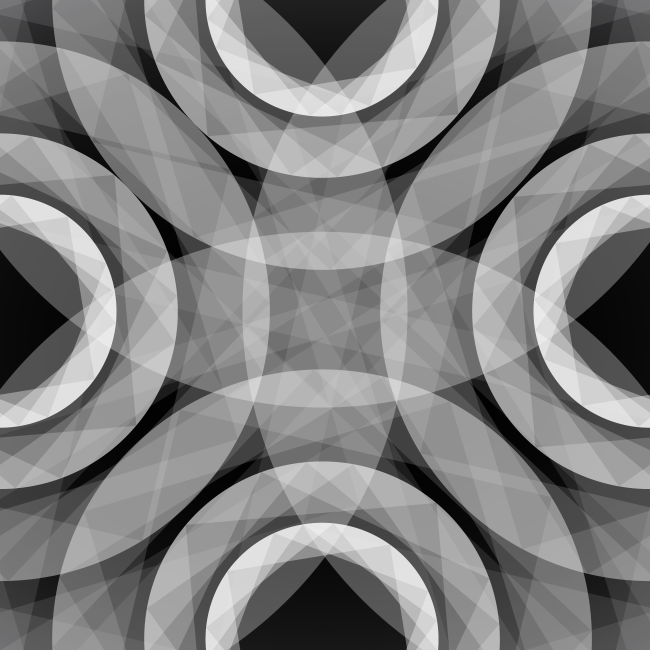
#> input picture portadora.png, 1300 x 1300 px (shown at 1/2 size)
$ python ej3-PIL-sinredu-delar.py
#> lines starting #> are read from the running program, lines starting #| are printed output that depends on the picture; after the words box and inside, x2 and y2 are one past the last pixel; in counts of white or black regions, pixels touching at a corner belong together
import numpy as np
from PIL import Image
import matplotlib.pyplot as plt
from skimage.metrics import peak_signal_noise_ratio as psnr

class Constantes:
    """Clase para almacenar constantes de configuración"""
    # Tamaños de imágenes
    TAMANIO_PORTADORA = (1300, 1300)
    TAMANIO_SECRETA = (256, 256)

    # Parámetros de esteganografía
    DELTA = 10  # Factor de escalamiento para inserción
    UMBRAL_BINARIZACION = 127  # Umbral para binarizar la imagen secreta

    # Rutas de archivos
    RUTA_PORTADORA = "portadora.png"
    RUTA_SECRETA = "secreta.png"
    RUTA_ESTEGO = "estego.png"
    RUTA_SECRETA_RECUPERADA = "secreta_recuperada.png"

def cargar_imagen(ruta, tamaño=None):
    """
    Carga una imagen en escala de grises y la redimensiona.

    Args:
        ruta: Ruta del archivo de imagen
        tamaño: Tupla (ancho, alto) para redimensionar (opcional)

    Returns:
        Array numpy con la imagen en escala de grises
    """
    img = Image.open(ruta).convert('L')
    if tamaño:
        img = img.resize(tamaño, Image.LANCZOS)
    return np.array(img)

def ajustar_paridad_q(q, bit):
    """
    Ajusta la paridad de q para almacenar un bit.

    Args:
        q: Valor a modificar
        bit: Bit a almacenar (0 o 1)

    Returns:
        Valor modificado con la paridad deseada
    """
    if (q % 2) != bit:
        return q + 1 if bit == 1 else q - 1
    return q

def incrustar_mensaje(imagen_portadora, imagen_secreta, delta):
    """
    Incrusta un mensaje secreto en el dominio de Fourier de la imagen portadora.

    Proceso:
    1. Binariza la imagen secreta
    2. Calcula la FFT de la portadora
    3. Selecciona coeficientes de alta frecuencia
    4. Modifica componentes real e imaginaria para almacenar bits

    Args:
        imagen_portadora: Array numpy con imagen portadora
        imagen_secreta: Array numpy con imagen secreta
        delta: Factor de escalamiento para inserción

    Returns:
        stego_float: Imagen estego en flotante
        indices: Posiciones de coeficientes modificados
    """
    # 1. Binarizar imagen secreta
    bits_secretos = np.where(imagen_secreta > Constantes.UMBRAL_BINARIZACION, 1, 0)
    bits_planos = bits_secretos.flatten()
    total_bits = bits_planos.size

    # 2. Transformada de Fourier
    fft = np.fft.fft2(imagen_portadora.astype(np.float32))
    fft_desplazado = np.fft.fftshift(fft)
    parte_real = np.real(fft_desplazado)
    parte_imag = np.imag(fft_desplazado)
    alto, ancho = imagen_portadora.shape

    # 3. Seleccionar coeficientes (excluyendo componente DC)
    magnitud = np.abs(fft_desplazado).flatten()
    indices_planos = np.arange(alto * ancho)
    pos_dc = (alto // 2) * ancho + (ancho // 2)
    magnitud[pos_dc] = -1  # Excluir componente DC

    # Ordenar de mayor a menor magnitud
    indices_ordenados = indices_planos[np.argsort(-magnitud)]
    coeficientes_seleccionados = indices_ordenados[:total_bits]
    indices = [(idx // ancho, idx % ancho) for idx in coeficientes_seleccionados]

    # 4. Modificar coeficientes para almacenar bits
    for k, bit in enumerate(bits_planos):
        i, j = indices[k]

        # Modificar componente real
        valor_real = parte_real[i, j]
        signo_real = np.sign(valor_real)
        q_real = int(round(abs(valor_real) / delta))
        q_real = ajustar_paridad_q(q_real, bit)
        parte_real[i, j] = signo_real * (q_real * delta)

        # Modificar componente imaginario
        valor_imag = parte_imag[i, j]
        signo_imag = np.sign(valor_imag)
        q_imag = int(round(abs(valor_imag) / delta))
        q_imag = ajustar_paridad_q(q_imag, bit)
        parte_imag[i, j] = signo_imag * (q_imag * delta)

    # 5. Reconstruir imagen estego
    fft_modificado = parte_real + 1j * parte_imag
    fft_inverso = np.fft.ifftshift(fft_modificado)
    imagen_estego = np.fft.ifft2(fft_inverso)
    return np.real(imagen_estego).astype(np.float32), indices

def extraer_mensaje(imagen_estego, delta, forma_secreta, indices):
    """
    Extrae el mensaje secreto de la imagen estego.

    Proceso:
    1. Calcula la FFT de la imagen estego
    2. Para cada coeficiente modificado:
        a. Obtiene componentes real e imaginario
        b. Usa el componente con mayor magnitud para extraer el bit

    Args:
        imagen_estego: Imagen con mensaje oculto
        delta: Factor de escalamiento usado en inserción
        forma_secreta: Dimensiones originales de la imagen secreta
        indices: Posiciones de coeficientes modificados

    Returns:
        Imagen secreta recuperada
        Array de bits recuperados
    """
    total_bits = forma_secreta[0] * forma_secreta[1]

    # 1. Transformada de Fourier
    fft = np.fft.fft2(imagen_estego)
    fft_desplazado = np.fft.fftshift(fft)
    parte_real = np.real(fft_desplazado)
    parte_imag = np.imag(fft_desplazado)

    # 2. Recuperar bits
    bits_recuperados = np.zeros(total_bits, dtype=np.uint8)

    for k in range(total_bits):
        i, j = indices[k]
        real = parte_real[i, j]
        imag = parte_imag[i, j]

        # Usar el componente con mayor magnitud (más robusto)
        if abs(real) > abs(imag):
            q = int(round(abs(real) / delta))
            bit = q % 2
        else:
            q = int(round(abs(imag) / delta))
            bit = q % 2

        bits_recuperados[k] = bit

    # Convertir bits a imagen
    imagen_recuperada = bits_recuperados.reshape(forma_secreta) * 255
    return imagen_recuperada, bits_recuperados

def mostrar_resultados(portadora, estego, secreta_recuperada, precision, psnr_val):
    """Muestra las imágenes y métricas de resultados"""
    plt.figure(figsize=(12, 4))

    plt.subplot(1, 3, 1)
    plt.imshow(portadora, cmap='gray')
    plt.title('Imagen Portadora')
    plt.axis('off')

    plt.subplot(1, 3, 2)
    plt.imshow(estego, cmap='gray')
    plt.title(f'Imagen Estego (δ={Constantes.DELTA})\nPSNR: {psnr_val:.2f} dB')
    plt.axis('off')

    plt.subplot(1, 3, 3)
    plt.imshow(secreta_recuperada, cmap='gray')
    plt.title(f'Secreto Recuperado\nPrecisión: {precision:.2%}')
    plt.axis('off')

    plt.tight_layout()
    plt.show()

def ejecutar_esteganografia():
    """Función principal que ejecuta todo el proceso de esteganografía"""
    try:
        print("=== CARGANDO IMÁGENES ===")
        portadora = cargar_imagen(
            Constantes.RUTA_PORTADORA,
            Constantes.TAMANIO_PORTADORA
        )
        secreta = cargar_imagen(
            Constantes.RUTA_SECRETA,
            Constantes.TAMANIO_SECRETA
        )
#> call 2 of cargar_imagen, with ruta = 'secreta.png', tamaño = (256, 256)
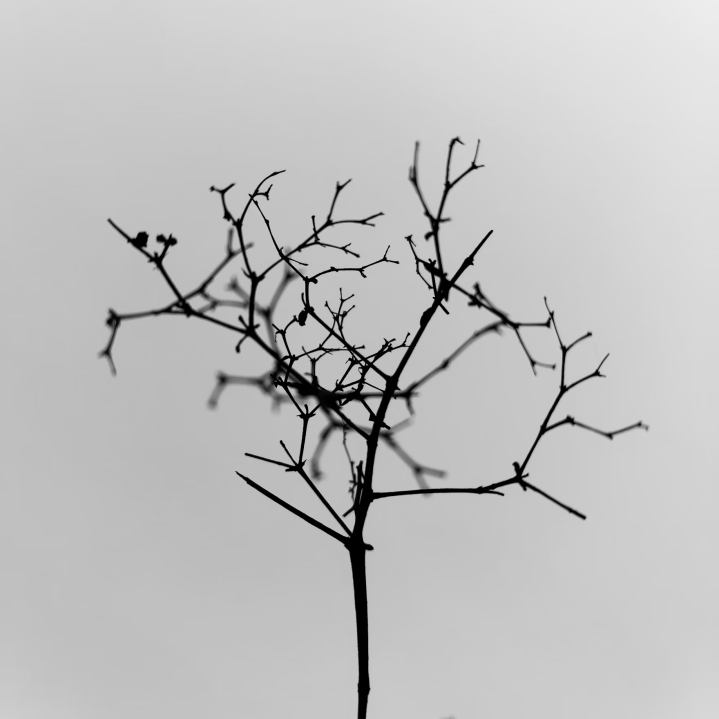
#> input picture secreta.png, 719 x 719 px
#> in cargar_imagen (call 2), `img = img.resize(tamaño, Image.LANCZOS)`:
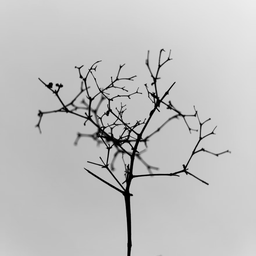
#> img: PIL image 256x256 L; min 0, max 237, mean 191.6
        print(f"Portadora: {portadora.shape} | Secreta: {secreta.shape}")
#| Portadora: (1300, 1300) | Secreta: (256, 256)

        print("\n=== INCORPORANDO MENSAJE ===")
        estego_float, indices = incrustar_mensaje(
            portadora,
            secreta,
            Constantes.DELTA
        )
#> in incrustar_mensaje, `bits_secretos = np.where(imagen_secreta > Constantes.UMBRAL_BINARIZACI..`:
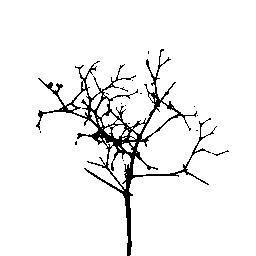
#> bits_secretos: shape (256, 256) int64; values 0 (black) and 1 (white), 94.4% white; 16 black regions (14 under 20 px), largest, box (x1, y1, x2, y2) and area: (36, 49, 217, 256) 3589, (212, 150, 229, 156) 22
#> in incrustar_mensaje, `indices = [(idx // ancho, idx % ancho) for idx in coeficientes_selecci..`: indices = 65536 items
#> the loop in incrustar_mensaje, `for k, bit in enumerate(bits_planos):` made 65536 passes
#> (i, j, valor_real, signo_real, q_real, valor_imag, signo_imag, q_imag) on passes 1 to 3: (652, 652, -12241636.1, -1, 1224165, -3021644.9, -1, 302165), (648, 648, -12241636.1, -1, 1224165, 3021644.9, 1, 302165), (648, 652, -12329195.9, -1, 1232921, 1950615.7, 1, 195063)
#> indices = 65536 items
        estego_uint8 = np.clip(estego_float, 0, 255).astype(np.uint8)
        Image.fromarray(estego_uint8).save(Constantes.RUTA_ESTEGO)
        print(f"[✓] Mensaje incorporado. Imagen guardada en '{Constantes.RUTA_ESTEGO}'")

        print("\n=== EXTRAYENDO MENSAJE ===")
        secreta_recuperada, bits_rec = extraer_mensaje(
            estego_float,
            Constantes.DELTA,
            secreta.shape,
            indices
        )
#> the loop in extraer_mensaje, `for k in range(total_bits):` made 65536 passes
#> (i, j, real, imag, q) on passes 1 to 12: (652, 652, -12241650, -3021650, 1224165), (648, 648, -12241650, 3021650, 1224165), (648, 652, -12329210, 1950630, 1232921), (652, 648, -12329210, -1950630, 1232921), (651, 647, 10174890, 632390, 1017489), (649, 653, 10174890, -632390, 1017489), (648, 654, -9987470, 1507990, 998747), (652, 646, -9987470, -1507990, 998747), (647, 649, 9738790, -2668930, 973879), (653, 651, 9738790, 2668930, 973879), (649, 647, 9840870, -1388170, 984087), (651, 653, 9840870, 1388170, 984087)
#> in extraer_mensaje, `imagen_recuperada = bits_recuperados.reshape(forma_secreta) * 255`:
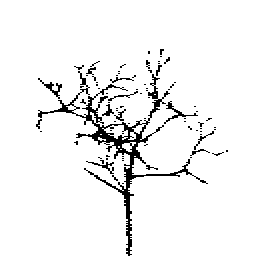
#> imagen_recuperada: shape (256, 256); 94.4% white; 84 black regions (68 under 20 px), largest, box (x1, y1, x2, y2) and area: (38, 71, 208, 256) 2542, (164, 101, 198, 124) 128, (38, 78, 62, 99) 116
        Image.fromarray(secreta_recuperada.astype(np.uint8)).save(
            Constantes.RUTA_SECRETA_RECUPERADA
        )
        print(f"[✓] Mensaje extraído. Imagen guardada en '{Constantes.RUTA_SECRETA_RECUPERADA}'")

        print("\n=== EVALUANDO RESULTADOS ===")
        bits_originales = np.where(secreta > Constantes.UMBRAL_BINARIZACION, 1, 0).flatten()
        precision = np.mean(bits_originales == bits_rec)
        psnr_val = psnr(portadora, estego_uint8, data_range=255)

        print(f"Precisión de bits: {precision:.2%}")
#| Precisión de bits: 98.27%
        print(f"Calidad (PSNR): {psnr_val:.2f} dB")
#| Calidad (PSNR): 51.16 dB

        mostrar_resultados(portadora, estego_uint8, secreta_recuperada, precision, psnr_val)

    except Exception as e:
        print(f"[ERROR] {str(e)}")

if __name__ == "__main__":
    ejecutar_esteganografia()
